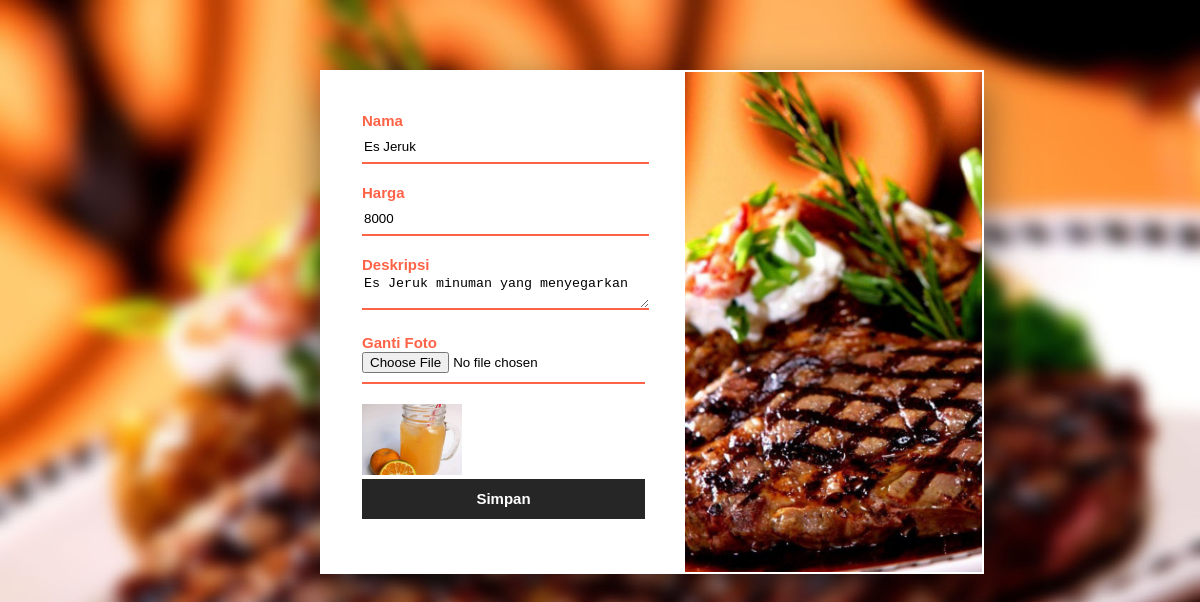
/edit-minuman.php?id=1, run on the app's committed database.
### tables this page shows
CREATE TABLE `minuman` (
  `id` int(11) NOT NULL,
  `nama` varchar(100) NOT NULL,
  `harga` int(11) NOT NULL,
  `foto` varchar(100) NOT NULL,
  `deskripsi` text NOT NULL
);

### edit-minuman.php (the view, shortened to what this page needs)
<?php
	include("koneksi.php");
	$id = $_GET['id'];
	$sql = "SELECT * FROM minuman WHERE id=$id";
	$query = mysqli_query($konek, $sql);
	$data = mysqli_fetch_assoc($query);
?>
<!DOCTYPE html>
<html>
<head>
	<link rel="stylesheet" type="text/css" href="css/tambah-menu.css">
</head>
<body>
	<div class="box">
		<div class="right"></div>
		<div class="left">
			<div class="formbox">
				<form action="proses/proses-edit-minuman.php" method="post" enctype="multipart/form-data">
					<label>Nama</label>
					<input type="text" name="nama" placeholder="Name" required="" value="<?php echo $data['nama'] ?>">
					<label>Harga</label>
					<input type="number" name="harga" placeholder="Harga" required="" value="<?php echo $data['harga'] ?>">
					<label>Deskripsi</label>
					<textarea placeholder="Deskripsi" name="deskripsi" required=""><?php echo $data['deskripsi'] ?></textarea>
					<label>Ganti Foto</label>
					<input type="file" name="foto"><img src="foto-minuman/<?php echo $data['foto']; ?>" width="100">
					<input type="submit" name="simpan" value="Simpan">
				</form>
			</div>
		</div>
	</div>
</body>
</html>

### css/tambah-menu.css (style rules this page uses)
body { margin: 0; padding: 0; background: url(../gambar/mk2.jpg); background-size: cover; font-family: sans-serif; }
.box { width: 55%; height: 500px; background: white; margin: 70px 0px 0px 320px; border: 2px solid white; box-shadow: 0 15px 40px rgba(0,0,0,.5); }
.box .left { float: left; width: 55%; height: 400px; box-sizing: border-box; }
.box .right { float: right; width: 45%; height: 500px; background: url(../gambar/mk3.jpg); background-size: cover; box-sizing: border-box; }
.formbox { width: 100%; padding: 40px 40px; box-sizing: border-box; height: 360px; }
.formbox label { font-size: 15px; margin: 0; padding: 0; font-weight: bold; color: tomato; }
.formbox input, textarea { width: 100%; margin-bottom: 20px; }
.formbox input[type="text"],input[type="number"],input[type="file"], textarea { border: none; border-bottom: 2px solid tomato; outline: none; height: 30px; }
.formbox input[type="submit"] { border: none; height: 40px; color: white; background: #262626; font-size: 15px; font-weight: bold; cursor: pointer; }

### data on the page
minuman: nama "Es Jeruk", harga "8000", deskripsi "Es Jeruk minuman yang menyegarkan", foto (picture)
